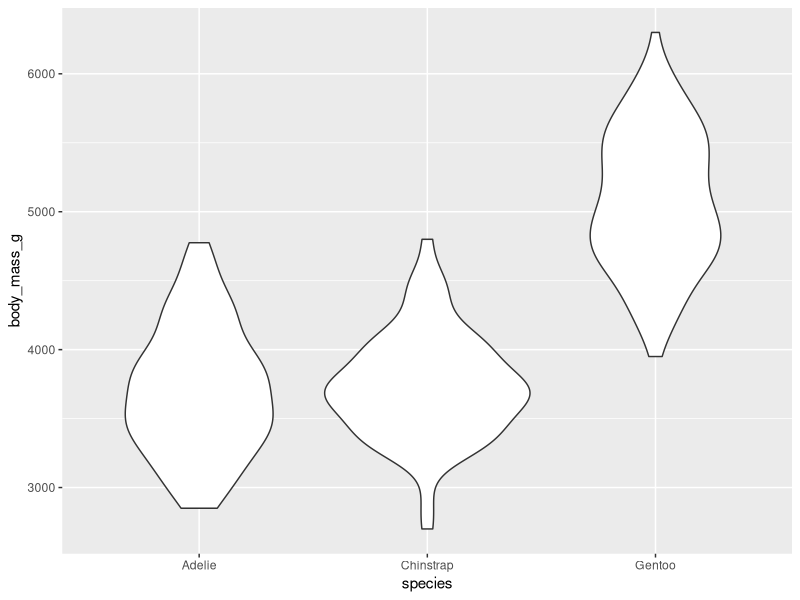
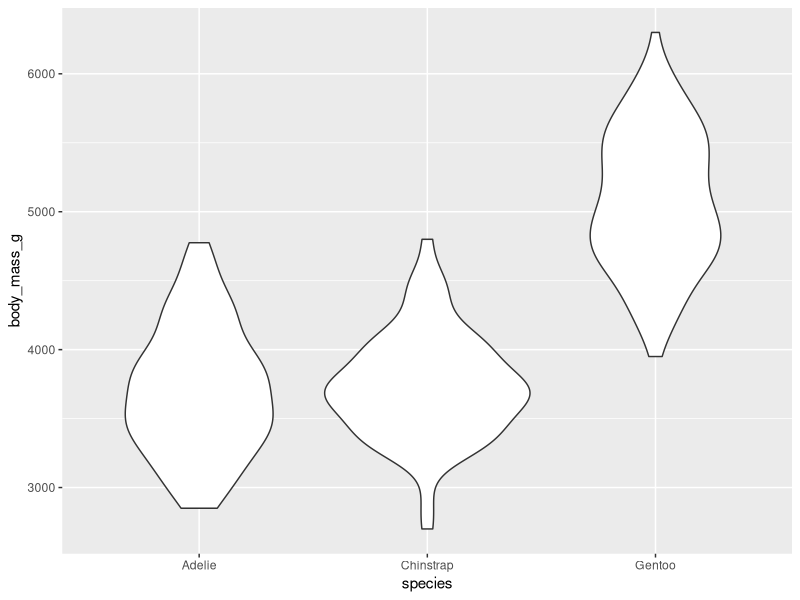

These figures' R source, in order:

            library(ggplot2)
            library(palmerpenguins)
            built_answer <- tryCatch(
                {
                    set.seed(42)
                    ggplot(penguins, aes(x = species, y = body_mass_g)) + geom_violin()
                    suppressWarnings(
                        if (!file.exists("/sandbox/figures/body-mass_species_violin_answer.png")) {
                            ggsave(
                                width = 3,
                                height = 3,
                                "/sandbox/figures/body-mass_species_violin_answer.png"
                            )
                        }
                    )
                    suppressWarnings(
                        ggplot_build(last_plot())
                    )
                },
                error = function(e) {
                    'ERROR'
                }
            )
            built_submission <- tryCatch(
                {
                    set.seed(42)
                    ggplot(data = penguins, aes(x = species, y = body_mass_g)) +
  geom_violin()
                    suppressWarnings(
                        ggsave(
                            width = 3,
                            height = 3,
                            "figures/body-mass_species_violin_submission_qwen.png"
                        )
                    )
                    suppressWarnings(
                        ggplot_build(last_plot())
                    )
                },
                error = function(e) {
                    'ERROR'
                }
            )
            cat(isTRUE(all.equal(built_answer, built_submission)))
        
